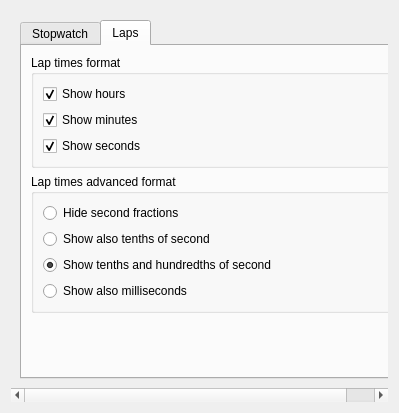
<?xml version="1.0" encoding="UTF-8"?>
<ui version="4.0">
 <class>GeneralSettings</class>
 <widget class="QWidget" name="GeneralSettings">
  <property name="geometry">
   <rect>
    <x>0</x>
    <y>0</y>
    <width>399</width>
    <height>413</height>
   </rect>
  </property>
  <layout class="QVBoxLayout" name="verticalLayout">
   <item>
    <widget class="QScrollArea" name="scrollArea">
     <property name="frameShape">
      <enum>QFrame::NoFrame</enum>
     </property>
     <property name="widgetResizable">
      <bool>true</bool>
     </property>
     <widget class="QWidget" name="scrollAreaWidgetContents">
      <property name="geometry">
       <rect>
        <x>0</x>
        <y>0</y>
        <width>391</width>
        <height>405</height>
       </rect>
      </property>
      <layout class="QVBoxLayout" name="verticalLayout_3">
       <item>
        <widget class="QTabWidget" name="tabWidget">
         <property name="toolTip">
          <string>Whether to hide second fractions in the laps</string>
         </property>
         <property name="currentIndex">
          <number>1</number>
         </property>
         <widget class="QWidget" name="tab">
          <attribute name="title">
           <string>Stopwatch</string>
          </attribute>
          <layout class="QVBoxLayout" name="verticalLayout_7">
           <item>
            <widget class="QGroupBox" name="groupBox_4">
             <property name="minimumSize">
              <size>
               <width>369</width>
               <height>0</height>
              </size>
             </property>
             <property name="title">
              <string>Stopwatch time format</string>
             </property>
             <layout class="QVBoxLayout" name="verticalLayout_2">
              <item>
               <widget class="QCheckBox" name="kcfg_showHours">
                <property name="toolTip">
                 <string>Whether to show hours in the stopwatch</string>
                </property>
                <property name="text">
                 <string>Show hours</string>
                </property>
                <property name="checked">
                 <bool>true</bool>
                </property>
               </widget>
              </item>
              <item>
               <widget class="QCheckBox" name="kcfg_showMinutes">
                <property name="toolTip">
                 <string>Whether to show minutes in the stopwatch</string>
                </property>
                <property name="text">
                 <string>Show minutes</string>
                </property>
                <property name="checked">
                 <bool>true</bool>
                </property>
               </widget>
              </item>
              <item>
               <widget class="QCheckBox" name="kcfg_showSeconds">
                <property name="toolTip">
                 <string>Whether to show seconds in the stopwatch</string>
                </property>
                <property name="text">
                 <string>Show seconds</string>
                </property>
                <property name="checked">
                 <bool>true</bool>
                </property>
               </widget>
              </item>
             </layout>
            </widget>
           </item>
           <item>
            <widget class="QGroupBox" name="groupBox_2">
             <property name="minimumSize">
              <size>
               <width>369</width>
               <height>0</height>
              </size>
             </property>
             <property name="title">
              <string>Stopwatch advanced time format</string>
             </property>
             <layout class="QVBoxLayout" name="verticalLayout_6">
              <item>
               <widget class="QRadioButton" name="kcfg_stopToSeconds">
                <property name="toolTip">
                 <string>Whether to hide second fractions in the stopwatch</string>
                </property>
                <property name="text">
                 <string>Hide second fractions</string>
                </property>
               </widget>
              </item>
              <item>
               <widget class="QRadioButton" name="kcfg_showTenths">
                <property name="toolTip">
                 <string>Whether to show tenths of second in the stopwatch</string>
                </property>
                <property name="text">
                 <string>Show also tenths of second</string>
                </property>
               </widget>
              </item>
              <item>
               <widget class="QRadioButton" name="kcfg_showHundredths">
                <property name="toolTip">
                 <string>Whether to show tenths and hundredths of second in the stopwatch</string>
                </property>
                <property name="text">
                 <string>Show tenths and hundredths of second</string>
                </property>
                <property name="checked">
                 <bool>true</bool>
                </property>
               </widget>
              </item>
              <item>
               <widget class="QRadioButton" name="kcfg_showMilliseconds">
                <property name="toolTip">
                 <string>Whether to show milliseconds in the stopwatch. It requires an high CPU usage because the GUI is refresh every millisecond</string>
                </property>
                <property name="text">
                 <string>Show also milliseconds (high CPU usage!)</string>
                </property>
               </widget>
              </item>
             </layout>
            </widget>
           </item>
           <item>
            <spacer name="verticalSpacer">
             <property name="orientation">
              <enum>Qt::Vertical</enum>
             </property>
             <property name="sizeHint" stdset="0">
              <size>
               <width>20</width>
               <height>40</height>
              </size>
             </property>
            </spacer>
           </item>
          </layout>
         </widget>
         <widget class="QWidget" name="tab_2">
          <attribute name="title">
           <string>Laps</string>
          </attribute>
          <layout class="QVBoxLayout" name="verticalLayout_8">
           <item>
            <widget class="QGroupBox" name="groupBox_3">
             <property name="minimumSize">
              <size>
               <width>369</width>
               <height>0</height>
              </size>
             </property>
             <property name="title">
              <string>Lap times format</string>
             </property>
             <layout class="QVBoxLayout" name="verticalLayout_4">
              <item>
               <widget class="QCheckBox" name="kcfg_showLapHours">
                <property name="toolTip">
                 <string>Whether to show hours in the laps</string>
                </property>
                <property name="text">
                 <string>Show hours</string>
                </property>
                <property name="checked">
                 <bool>true</bool>
                </property>
               </widget>
              </item>
              <item>
               <widget class="QCheckBox" name="kcfg_showLapMinutes">
                <property name="toolTip">
                 <string>Whether to show minutes in the laps</string>
                </property>
                <property name="text">
                 <string>Show minutes</string>
                </property>
                <property name="checked">
                 <bool>true</bool>
                </property>
               </widget>
              </item>
              <item>
               <widget class="QCheckBox" name="kcfg_showLapSeconds">
                <property name="toolTip">
                 <string>Whether to show seconds in the laps</string>
                </property>
                <property name="text">
                 <string>Show seconds</string>
                </property>
                <property name="checked">
                 <bool>true</bool>
                </property>
               </widget>
              </item>
             </layout>
            </widget>
           </item>
           <item>
            <widget class="QGroupBox" name="groupBox">
             <property name="minimumSize">
              <size>
               <width>369</width>
               <height>0</height>
              </size>
             </property>
             <property name="title">
              <string>Lap times advanced format</string>
             </property>
             <layout class="QVBoxLayout" name="verticalLayout_5">
              <item>
               <widget class="QRadioButton" name="kcfg_stopToLapSeconds">
                <property name="toolTip">
                 <string>Whether to hide second fractions in the laps</string>
                </property>
                <property name="text">
                 <string>Hide second fractions</string>
                </property>
               </widget>
              </item>
              <item>
               <widget class="QRadioButton" name="kcfg_showLapTenths">
                <property name="toolTip">
                 <string>Whether to show tenths of second in the lapswatch</string>
                </property>
                <property name="text">
                 <string>Show also tenths of second</string>
                </property>
               </widget>
              </item>
              <item>
               <widget class="QRadioButton" name="kcfg_showLapHundredths">
                <property name="toolTip">
                 <string>Whether to show tenths and hundredths of second in the laps</string>
                </property>
                <property name="text">
                 <string>Show tenths and hundredths of second</string>
                </property>
                <property name="checked">
                 <bool>true</bool>
                </property>
               </widget>
              </item>
              <item>
               <widget class="QRadioButton" name="kcfg_showLapMilliseconds">
                <property name="toolTip">
                 <string>Whether to show milliseconds in the stopwatch</string>
                </property>
                <property name="text">
                 <string>Show also milliseconds</string>
                </property>
               </widget>
              </item>
             </layout>
            </widget>
           </item>
           <item>
            <spacer name="verticalSpacer_2">
             <property name="orientation">
              <enum>Qt::Vertical</enum>
             </property>
             <property name="sizeHint" stdset="0">
              <size>
               <width>20</width>
               <height>40</height>
              </size>
             </property>
            </spacer>
           </item>
          </layout>
         </widget>
        </widget>
       </item>
      </layout>
     </widget>
    </widget>
   </item>
  </layout>
 </widget>
 <resources/>
 <connections/>
</ui>
